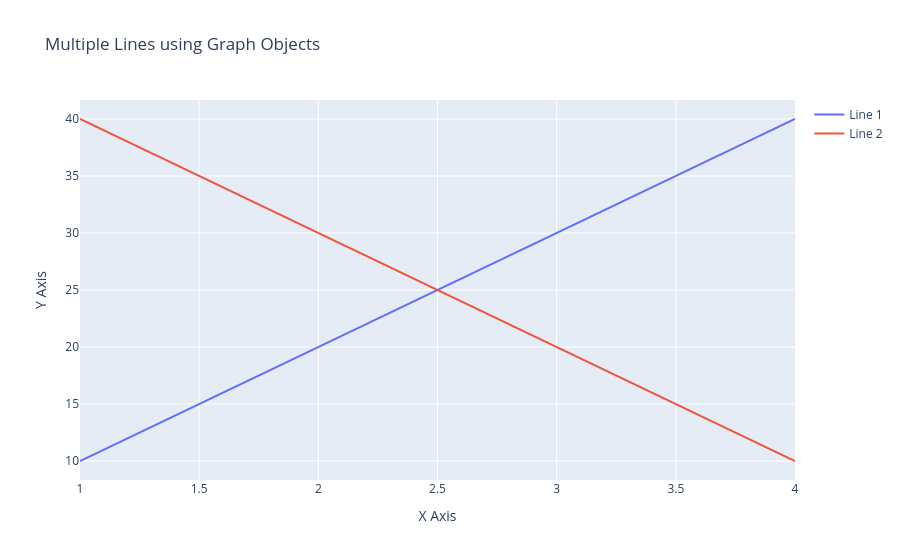

Notebook code cell kept with this figure:
### Code cell
import plotly.graph_objects as go                     # Plotly ka low-level Graph Objects module import kar rahe hain

# -------------------------------
# Data definition
# -------------------------------
x = [1, 2, 3, 4]                                     # X-axis ke common values (dono lines ke liye same)

# -------------------------------
# Figure creation
# -------------------------------
fig = go.Figure()                                   # Empty Figure object create kiya

# -------------------------------
# First trace (Line 1)
# -------------------------------
fig.add_trace(                                      # Figure ke andar pehla trace add kar rahe hain
    go.Scatter(                                     # Scatter trace (line type)
        x=x,                                        # X-axis data
        y=[10, 20, 30, 40],                          # Line 1 ke Y-axis values
        mode='lines',                               # Sirf line draw hogi (no markers)
        name='Line 1'                                # Trace ka naam (legend mein show hoga)
    )
)

# -------------------------------
# Second trace (Line 2)
# -------------------------------
fig.add_trace(                                      # Figure ke andar doosra trace add kar rahe hain
    go.Scatter(                                     # Scatter trace (line type)
        x=x,                                        # Same X-axis values use ho rahe hain
        y=[40, 30, 20, 10],                          # Line 2 ke Y-axis values
        mode='lines',                               # Sirf line draw hogi
        name='Line 2'                                # Legend ka naam
    )
)

# -------------------------------
# Layout customization
# -------------------------------
fig.update_layout(                                  # Graph ka overall layout set kar rahe hain
    title="Multiple Lines using Graph Objects",     # Graph ka title
    xaxis_title="X Axis",                           # X-axis label
    yaxis_title="Y Axis"                            # Y-axis label
)

# -------------------------------
# Render / display the plot
# -------------------------------
fig.show()                                          # Interactive graph render karta hai

### Figure 1 — Plotly figure (JSON) as saved in the notebook; plotly's stock layout.template omitted (floating-point values rounded to 4 significant figures)
{"data": [{"mode": "lines", "name": "Line 1", "type": "scatter", "x": [1, 2, 3, 4], "y": [10, 20, 30, 40]}, {"mode": "lines", "name": "Line 2", "type": "scatter", "x": [1, 2, 3, 4], "y": [40, 30, 20, 10]}], "layout": {"title": {"text": "Multiple Lines using Graph Objects"}, "xaxis": {"title": {"text": "X Axis"}}, "yaxis": {"title": {"text": "Y Axis"}}}}
